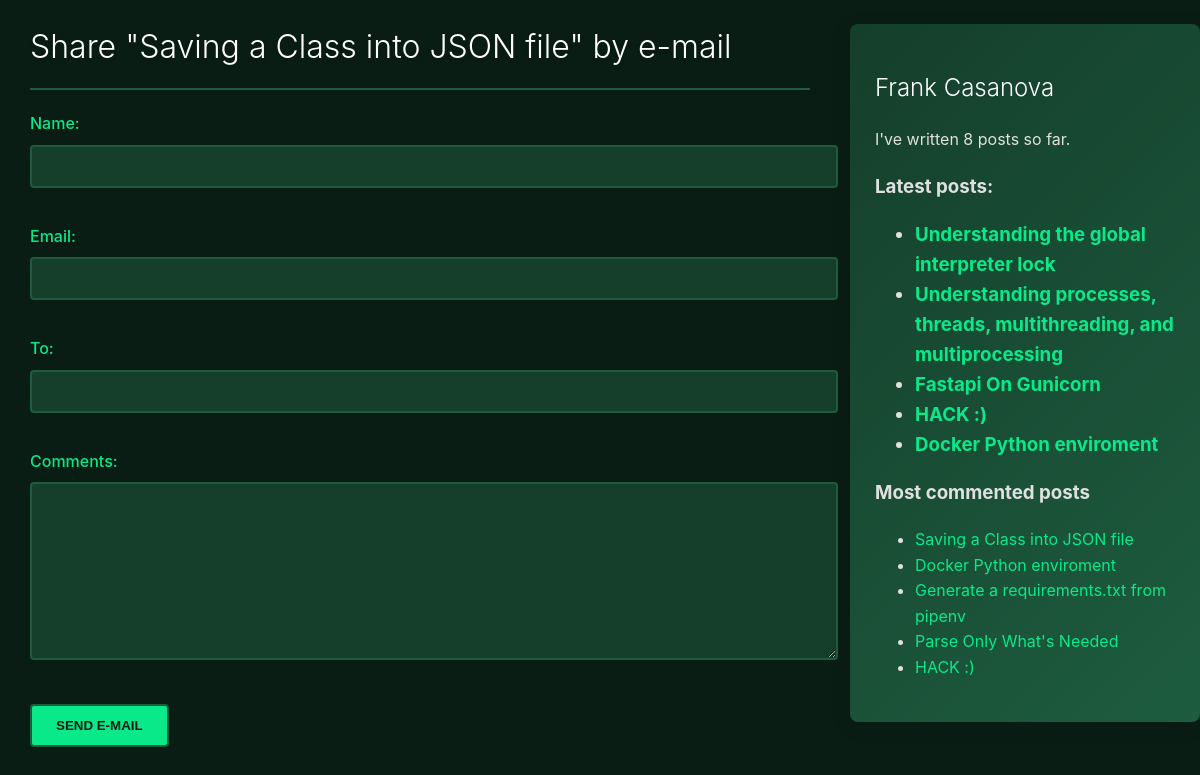
/3/share/, run on the app's committed database.
### blog/models.py (models this page shows, shortened)
class Post_djb(models.Model):
    class Status(models.TextChoices):
        DRAFT = 'd', 'Draft'
        PUBLISHED = 'p', 'Published'
    title = models.CharField(max_length=87)
    slug = models.SlugField(max_length=87, unique_for_date='publish')
    author = models.ForeignKey(settings.AUTH_USER_MODEL, on_delete=models.CASCADE, related_name='blog_posts')
    body = models.TextField()
    publish = models.DateTimeField(default=timezone.now)
    created = models.DateTimeField(auto_now_add=True)
    updated = models.DateTimeField(auto_now=True)
    status = models.CharField(max_length=1, choices=Status.choices, default=Status.DRAFT)
    objects = models.Manager()
    published = PublishedManager()
    tags = TaggableManager()
    class Meta:
        ordering = ['-publish']
        indexes = [
            models.Index(fields=['-publish']),
        ]
    def get_absolute_url(self):
        return reverse("blog:post_detail", args=[
            self.publish.year,
            self.publish.month,
            self.publish.day,
            self.slug
            ])

### blog/views.py (the view)
# urls.py: path('<int:post_id>/share/', views.post_share, name='post_share'),
def post_share(request, post_id):
    post = get_object_or_404(
        Post_djb,
        id=post_id,
        status=Post_djb.Status.PUBLISHED
    )
    sent = False
    if request.method == 'POST':
        form = EmailPostForm(request.POST)
        if form.is_valid():
            cd = form.cleaned_data
            post_url = request.build_absolute_uri(
                post.get_absolute_url()
            )
            subject = (
                f"{cd['name']} ({cd['email']}) "
                f"recommends you read {post.title}"
            )
            message = (
                f"Read {post.title} at {post_url}\n\n"
                f"{cd['name']}'s comments: {cd['comments']}"
            )
            send_mail(
                subject=subject,
                message=message,
                from_email=None,
                recipient_list=[cd['to']],
            )
            sent = True
    else:
        form = EmailPostForm()
    return render(
        request,
        'blog/post/share.html',
        {
            'post': post,
            'form': form,
            'sent': sent
        },
    )

### blog/forms.py
class EmailPostForm(forms.Form):
    name = forms.CharField(max_length=25)
    email = forms.EmailField()
    to = forms.EmailField()
    comments = forms.CharField(required=True, widget=forms.Textarea)

### blog/models.py (called while the page is built)
    def get_queryset(self):
        return super().get_queryset().filter(status=Post_djb.Status.PUBLISHED)

### blog/templatetags/blog_tags.py (called while the page is built)
@register.simple_tag
def total_posts():
    return Post_djb.objects.count()

@register.inclusion_tag('blog/post/latest_posts.html')
def show_latest_posts(count=5):
    latest_posts = Post_djb.published.order_by('-publish')[:count]
    return {'latest_posts': latest_posts}

@register.simple_tag
def get_most_commented_posts(count=5):
    return Post_djb.published.annotate(total_comments=Count('comments')).order_by('-total_comments')[:count]

### blog/templates/blog/post/share.html (shortened to what this page needs)
{% extends "blog/base.html" %}
{% block content %}
  {% if sent %}
    <h1>E-mail successfully sent</h1>
    <p>
      "{{ post.title }}" was successfully sent to {{ form.cleaned_data.to }}.
    </p>
      <p>
            <a href="{% url 'blog:post_list' %}" class="btn btn-secondary">Back to Blog List</a>
    </p>
  {% else %}
    <h1>Share "{{ post.title }}" by e-mail</h1>
    <form method="post" novalidate>
      {{ form.as_p }}
      <input type="submit" value="Send e-mail">
    </form>
  {% endif %}
{% endblock %}

### blog/templates/blog/base.html (shortened to what this page needs)
{% load blog_tags %}
{% load static %}
<!DOCTYPE html>
<html>
<head>
  <link href="{% static "css/style.css" %}" rel="stylesheet">
</head>
<body>
  <div id="content">
    {% block content %}
    {% endblock %}
  </div>
  <div id="sidebar">
    <h2>Frank Casanova</h2>
    <p>I've written {% total_posts %} posts so far.</p>
    <h3>Latest posts:<h3>
    {% show_latest_posts 5 %}
    <h3>Most commented posts</h3>
    {% get_most_commented_posts as most_commented_posts %}
    <ul>
      {% for post in most_commented_posts %}
        <li>
          <a href="{{ post.get_absolute_url }}">{{ post.title }}</a>
        </li>
      {% endfor %}
    </ul>
  </div>
</body>
</html>

### blog/templates/blog/post/latest_posts.html
<ul>
    {% for post in latest_posts %}
      <li>
        <a href="{{ post.get_absolute_url }}">{{ post.title }}</a>
      </li>
    {% endfor %}
  </ul>

### blog/static/css/style.css (style rules this page uses)
body { margin: 0; padding: 0; font-family: 'Inter', sans-serif; background-color: #0A1D14; color: #E0E0E0; line-height: 1.6; transition: background-color 0.5s ease, color 0.5s ease; }
html { scroll-behavior: smooth; }
a { color: #0AE98A; text-decoration: none; transition: color 0.3s ease, transform 0.3s ease; }
h1, h2 { font-weight: 300; color: #FFFFFF; }
h1 { padding-bottom: 15px; border-bottom: 2px solid #1D5C3F; text-shadow: 0 2px 4px rgba(0,0,0,0.1); }
#content { float: left; width: 65%; padding: 0 2.5%; }
#sidebar { float: right; width: 25%; padding: 25px; background: linear-gradient(135deg, #153F2B, #1D5C3F); border-radius: 8px; box-shadow: 0 4px 20px rgba(0,0,0,0.1); margin-top: 1.5rem; }
label { display: block; margin-bottom: 8px; color: #0AE98A; font-weight: 500; }
input, textarea { width: 100%; padding: 12px; margin-bottom: 20px; background: #153F2B; border: 2px solid #1D5C3F; color: #E0E0E0; border-radius: 4px; transition: all 0.3s ease; }
input[type=submit] { width: auto; background: #0AE98A; color: #0A1D14; font-weight: bold; text-transform: uppercase; cursor: pointer; padding: 12px 24px; transition: all 0.3s ease; }
.post, .comment, #sidebar { animation: fadeIn 0.5s ease-out; }

### data on the page
Post_djb: title "Saving a Class into JSON file"
Post_djb: title "Understanding the global interpreter lock"
Post_djb: title "Understanding processes, threads, multithreading, and multiprocessing"
Post_djb: title "Fastapi On Gunicorn"
Post_djb: title "HACK :)"
Post_djb: title "Docker Python enviroment"
Post_djb: title "Generate a requirements.txt from pipenv"
Post_djb: title "Parse Only What's Needed"
